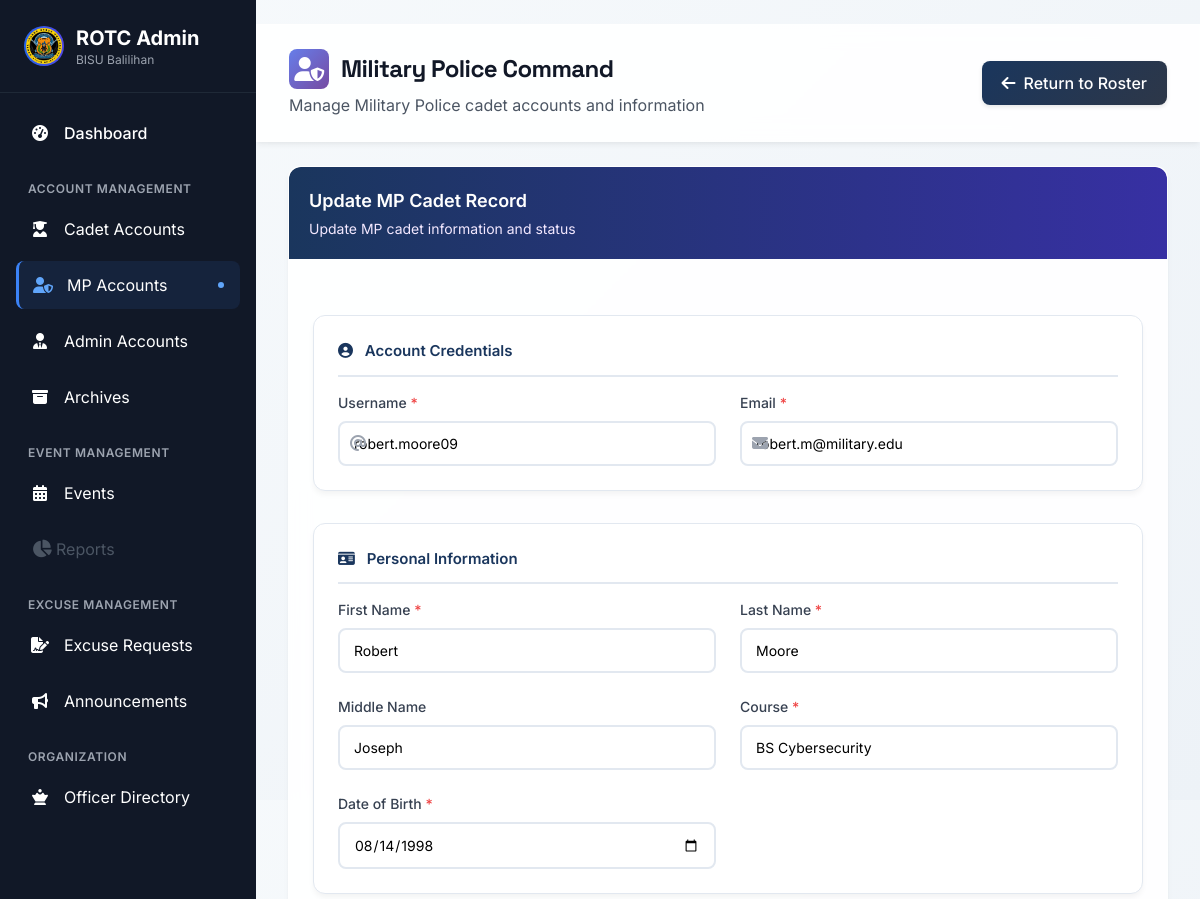
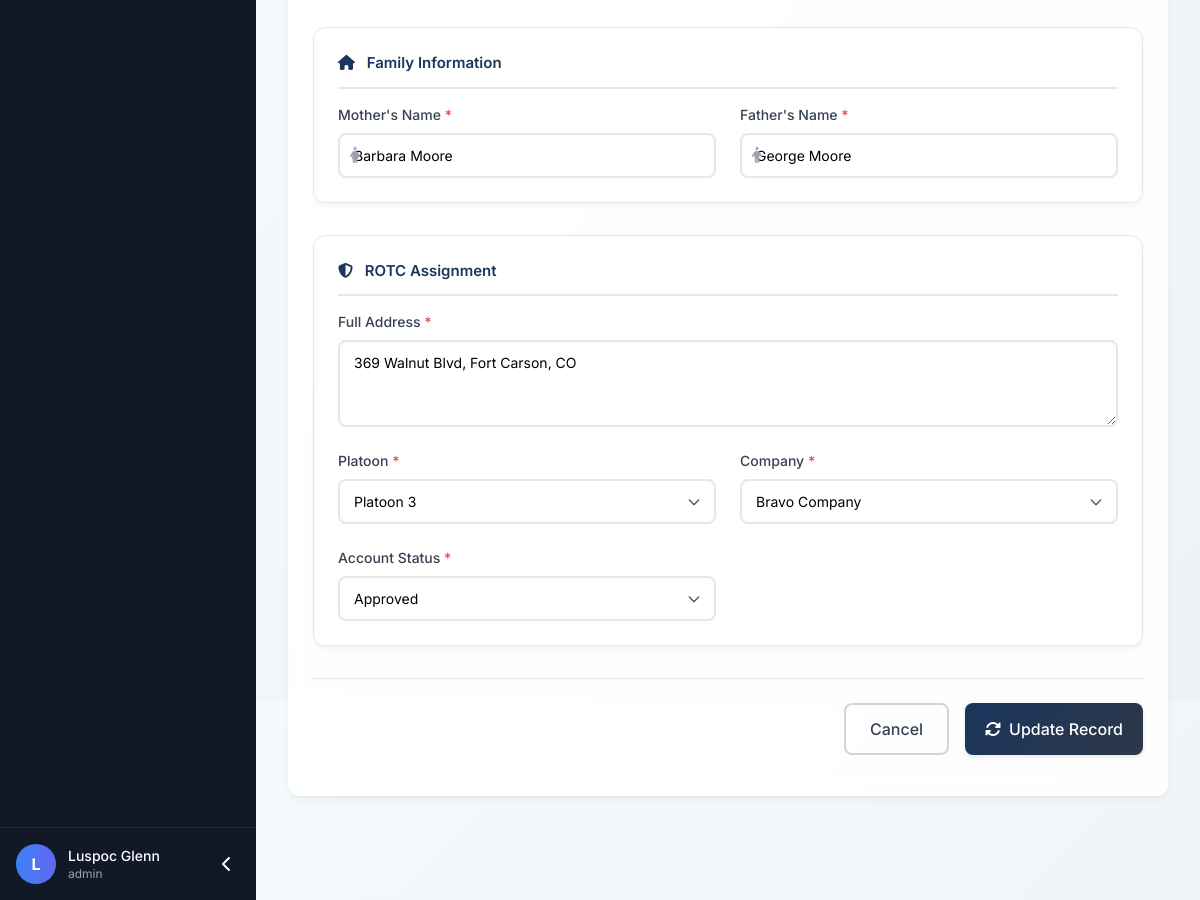
The page /admin/mp_accounts.php?action=edit&id=74 (signed in) on the database its author committed (2 pictures, top to bottom).
### tables this page shows
CREATE TABLE `mp_accounts` (
  `id` int(11) NOT NULL,
  `username` varchar(50) NOT NULL,
  `email` varchar(100) NOT NULL,
  `password` varchar(255) NOT NULL,
  `first_name` varchar(50) NOT NULL,
  `last_name` varchar(50) NOT NULL,
  `middle_name` varchar(50) DEFAULT NULL,
  `course` varchar(100) NOT NULL,
  `full_address` text NOT NULL,
  `platoon` enum('1','2','3') NOT NULL,
  `company` enum('Alpha','Bravo','Charlie','Delta','Echo','Foxtrot','Golf') NOT NULL,
  `dob` date NOT NULL,
  `mothers_name` varchar(100) NOT NULL,
  `fathers_name` varchar(100) NOT NULL,
  `profile_image` varchar(255) DEFAULT NULL,
  `status` enum('pending','approved','denied') DEFAULT 'pending',
  `last_login` datetime DEFAULT NULL,
  `created_by` int(11) DEFAULT NULL,
  `created_at` timestamp NOT NULL DEFAULT current_timestamp(),
  `updated_at` timestamp NOT NULL DEFAULT current_timestamp() ON UPDATE current_timestamp(),
  `is_archived` tinyint(1) DEFAULT 0,
  `archived_at` timestamp NULL DEFAULT NULL,
  `archive_reason` text DEFAULT NULL
);

### admin/mp_accounts.php (the view, shortened to what this page needs)
<?php
require_once 'archive_functions.php';
$action = isset($_GET['action']) ? $_GET['action'] : 'list';
$mp = null;
if ($action === 'edit' && isset($_GET['id'])) {
    $stmt = $pdo->prepare("SELECT * FROM mp_accounts WHERE id = ?");
    $stmt->execute([$_GET['id']]);
    $mp = $stmt->fetch();
}
?>
<!DOCTYPE html>
<html lang="en" class="scroll-smooth">
<head>
    <script src="https://cdn.tailwindcss.com"></script>
    <link rel="stylesheet" href="https://cdnjs.cloudflare.com/ajax/libs/font-awesome/6.4.0/css/all.min.css">
</head>
<body class="bg-gray-50">
    <div class="main-content ml-64 min-h-screen">
        <header class="glass-card border-b border-gray-200 px-8 py-6 mb-6">
            <div class="flex items-center justify-between">
                <div>
                    <h2 class="text-2xl header-font font-bold text-gray-900 flex items-center gap-3">
                        <div class="w-10 h-10 rounded-lg mp-gradient flex items-center justify-center">
                            <i class="fas fa-user-shield text-white"></i>
                        </div>
                        <span>Military Police Command</span>
                    </h2>
                    <p class="text-gray-600 mt-1">Manage Military Police cadet accounts and information</p>
                </div>
                <div>
                    <?php if ($action === 'list'): ?>
                        <a href="?action=add" class="military-btn flex items-center gap-2">
                            <i class="fas fa-user-shield"></i>
                            <span>Enlist New MP Cadet</span>
                        </a>
                    <?php else: ?>
                        <a href="mp_accounts.php" class="military-btn flex items-center gap-2 bg-gray-700 hover:bg-gray-800">
                            <i class="fas fa-arrow-left"></i>
                            <span>Return to Roster</span>
                        </a>
                    <?php endif; ?>
                </div>
            </div>
        </header>
        <main class="px-8 pb-8">
            <?php if ($action === 'add' || $action === 'edit'): ?>
                <div class="glass-card rounded-xl overflow-hidden">
                    <div class="section-header">
                        <h3 class="text-lg font-semibold">
                            <?php echo $action === 'add' ? 'Enlist New MP Cadet' : 'Update MP Cadet Record'; ?>
                        </h3>
                        <p class="text-purple-100 text-sm mt-1">
                            <?php echo $action === 'add' ? 'Fill all required fields to enlist a new MP cadet' : 'Update MP cadet information and status'; ?>
                        </p>
                    </div>
                    <div class="p-6">
                        <form method="POST" action="" class="space-y-8">
                            <div class="form-section">
                                <h4>
                                    <i class="fas fa-user-circle mr-2"></i>
                                    Account Credentials
                                </h4>
                                <div class="grid grid-cols-1 md:grid-cols-2 gap-6">
                                    <div>
                                        <label class="block text-sm font-medium text-gray-700 mb-2">
                                            Username <span class="text-red-500">*</span>
                                        </label>
                                        <div class="relative">
                                            <input type="text" name="username" required
                                                   value="<?php echo $action === 'edit' ? htmlspecialchars($mp['username']) : ''; ?>"
                                                   class="input-field w-full pl-10"
                                                   <?php echo $action === 'edit' ? 'readonly' : ''; ?>>
                                            <div class="absolute left-3 top-1/2 transform -translate-y-1/2 text-gray-400">
                                                <i class="fas fa-at"></i>
                                            </div>
                                        </div>
                                    </div>
                                    <div>
                                        <label class="block text-sm font-medium text-gray-700 mb-2">
                                            Email <span class="text-red-500">*</span>
                                        </label>
                                        <div class="relative">
                                            <input type="email" name="email" required
                                                   value="<?php echo $action === 'edit' ? htmlspecialchars($mp['email']) : ''; ?>"
                                                   class="input-field w-full pl-10"
                                                   <?php echo $action === 'edit' ? 'readonly' : ''; ?>>
                                            <div class="absolute left-3 top-1/2 transform -translate-y-1/2 text-gray-400">
                                                <i class="fas fa-envelope"></i>
                                            </div>
                                        </div>
                                    </div>
                                </div>
                            </div>
                            <div class="form-section">
                                <h4>
                                    <i class="fas fa-id-card mr-2"></i>
                                    Personal Information
                                </h4>
                                <div class="grid grid-cols-1 md:grid-cols-2 gap-6">
                                    <div>
                                        <label class="block text-sm font-medium text-gray-700 mb-2">
                                            First Name <span class="text-red-500">*</span>
                                        </label>
                                        <input type="text" name="first_name" required
                                               value="<?php echo $action === 'edit' ? htmlspecialchars($mp['first_name']) : ''; ?>"
                                               class="input-field w-full">
                                    </div>
                                    <div>
                                        <label class="block text-sm font-medium text-gray-700 mb-2">
                                            Last Name <span class="text-red-500">*</span>
                                        </label>
                                        <input type="text" name="last_name" required
                                               value="<?php echo $action === 'edit' ? htmlspecialchars($mp['last_name']) : ''; ?>"
                                               class="input-field w-full">
                                    </div>
                                    <div>
                                        <label class="block text-sm font-medium text-gray-700 mb-2">
                                            Middle Name
                                        </label>
                                        <input type="text" name="middle_name"
                                               value="<?php echo $action === 'edit' ? htmlspecialchars($mp['middle_name']) : ''; ?>"
                                               class="input-field w-full">
                                    </div>
                                    <div>
                                        <label class="block text-sm font-medium text-gray-700 mb-2">
                                            Course <span class="text-red-500">*</span>
                                        </label>
                                        <input type="text" name="course" required
                                               value="<?php echo $action === 'edit' ? htmlspecialchars($mp['course']) : ''; ?>"
                                               class="input-field w-full">
                                    </div>
                                    <div>
                                        <label class="block text-sm font-medium text-gray-700 mb-2">
                                            Date of Birth <span class="text-red-500">*</span>
                                        </label>
                                        <input type="date" name="dob" required
                                               value="<?php echo $action === 'edit' ? htmlspecialchars($mp['dob']) : ''; ?>"
                                               class="input-field w-full">
                                    </div>
                                </div>
                            </div>
                            <div class="form-section">
                                <h4>
                                    <i class="fas fa-home mr-2"></i>
                                    Family Information
                                </h4>
                                <div class="grid grid-cols-1 md:grid-cols-2 gap-6">
                                    <div>
                                        <label class="block text-sm font-medium text-gray-700 mb-2">
                                            Mother's Name <span class="text-red-500">*</span>
                                        </label>
                                        <div class="relative">
                                            <input type="text" name="mothers_name" required
                                                   value="<?php echo $action === 'edit' ? htmlspecialchars($mp['mothers_name']) : ''; ?>"
                                                   class="input-field w-full pl-10">
                                            <div class="absolute left-3 top-1/2 transform -translate-y-1/2 text-gray-400">
                                                <i class="fas fa-female"></i>
                                            </div>
                                        </div>
                                    </div>
                                    <div>
                                        <label class="block text-sm font-medium text-gray-700 mb-2">
                                            Father's Name <span class="text-red-500">*</span>
                                        </label>
                                        <div class="relative">
                                            <input type="text" name="fathers_name" required
                                                   value="<?php echo $action === 'edit' ? htmlspecialchars($mp['fathers_name']) : ''; ?>"
                                                   class="input-field w-full pl-10">
                                            <div class="absolute left-3 top-1/2 transform -translate-y-1/2 text-gray-400">
                                                <i class="fas fa-male"></i>
                                            </div>
                                        </div>
                                    </div>
                                </div>
                            </div>
                            <div class="form-section">
                                <h4>
                                    <i class="fas fa-shield-alt mr-2"></i>
                                    ROTC Assignment
                                </h4>
                                <div class="grid grid-cols-1 md:grid-cols-2 gap-6">
                                    <div class="md:col-span-2">
                                        <label class="block text-sm font-medium text-gray-700 mb-2">
                                            Full Address <span class="text-red-500">*</span>
                                        </label>
                                        <textarea name="full_address" required rows="3"
                                                  class="input-field w-full"><?php echo $action === 'edit' ? htmlspecialchars($mp['full_address']) : ''; ?></textarea>
                                    </div>
                                    <div>
                                        <label class="block text-sm font-medium text-gray-700 mb-2">
                                            Platoon <span class="text-red-500">*</span>
                                        </label>
                                        <select name="platoon" required class="select-field w-full">
                                            <option value="3" <?php echo ($action === 'edit' && $mp['platoon'] == '3') ? 'selected' : ''; ?>>Platoon 3</option>
                                        </select>
                                    </div>
                                    <div>
                                        <label class="block text-sm font-medium text-gray-700 mb-2">
                                            Company <span class="text-red-500">*</span>
                                        </label>
                                        <select name="company" required class="select-field w-full">
                                            <option value="Bravo" <?php echo ($action === 'edit' && $mp['company'] == 'Bravo') ? 'selected' : ''; ?>>Bravo Company</option>
                                        </select>
                                    </div>
                                    <?php if ($action === 'edit'): ?>
                                        <div>
                                            <label class="block text-sm font-medium text-gray-700 mb-2">
                                                Account Status <span class="text-red-500">*</span>
                                            </label>
                                            <select name="status" required class="select-field w-full">
                                                <option value="approved" <?php echo $mp['status'] == 'approved' ? 'selected' : ''; ?>>Approved</option>
                                            </select>
                                        </div>
                                    <?php endif; ?>
                                </div>
                            </div>
                            <div class="flex justify-end space-x-4 pt-6 border-t border-gray-200">
                                <a href="mp_accounts.php" class="px-6 py-3 border-2 border-gray-300 text-gray-700 rounded-lg hover:bg-gray-50 transition-colors font-medium">
                                    Cancel
                                </a>
                                <button type="submit" class="military-btn px-6 py-3 flex items-center gap-2">
                                    <i class="fas fa-<?php echo $action === 'add' ? 'save' : 'sync-alt'; ?>"></i>
                                    <?php echo $action === 'add' ? 'Enlist MP Cadet' : 'Update Record'; ?>
                                </button>
                            </div>
                        </form>
                    </div>
                </div>
            <?php endif; ?>
        </main>
    </div>
</body>
</html>

### rows shown on the page
mp_accounts: username "robert.moore09", email "robert.m@military.edu", first_name "Robert", last_name "Moore", middle_name "Joseph", course "BS Cybersecurity", dob "08/14/1998", mothers_name "Barbara Moore", fathers_name "George Moore", full_address "369 Walnut Blvd, Fort Carson, CO", platoon "Platoon 3", company "Bravo Company", status "Approved"

### other values the page prints
$admin_initial "L"
$admin_name "Luspoc Glenn"
$admin_role "admin"
